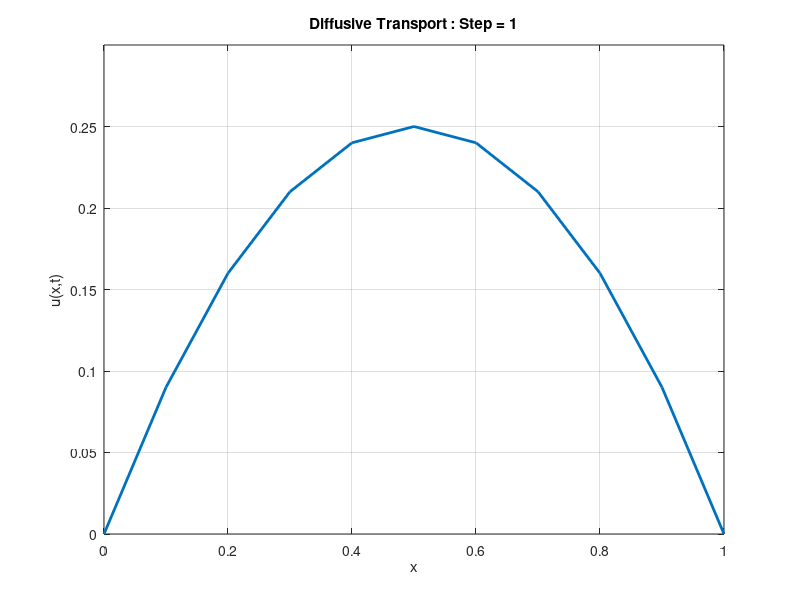
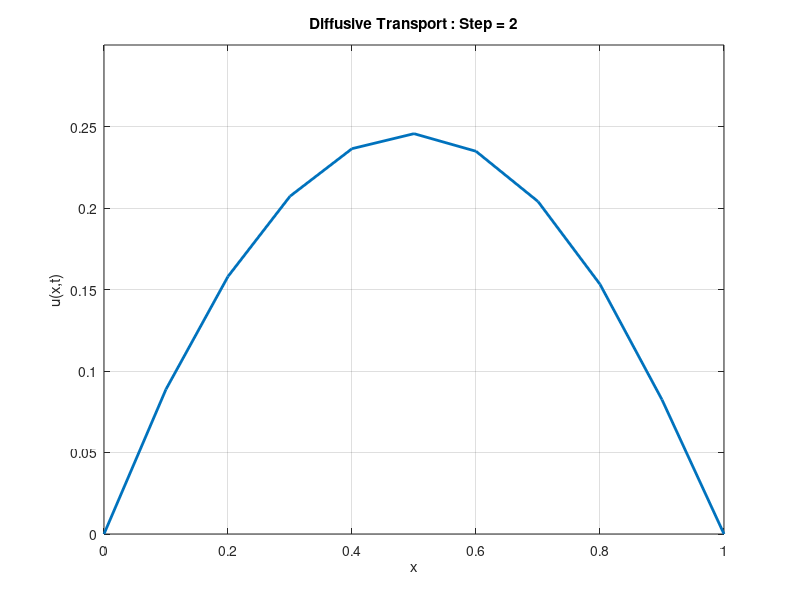
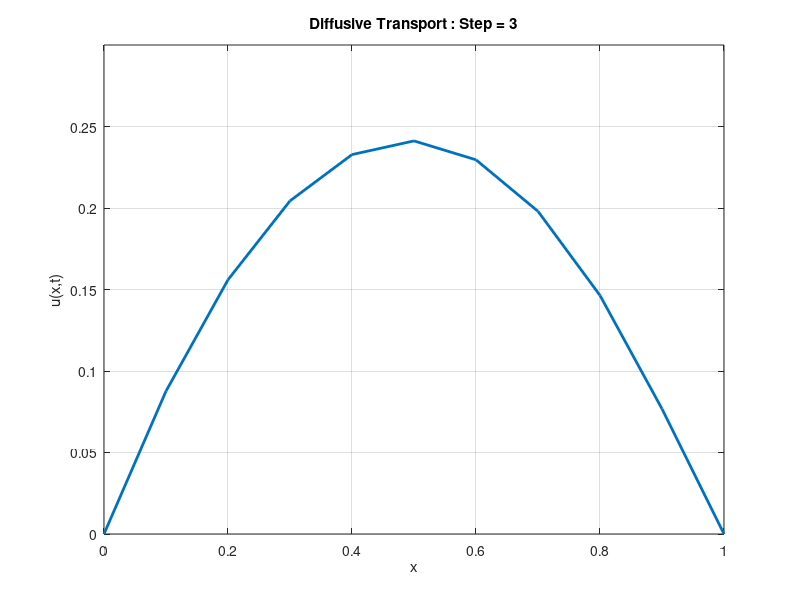
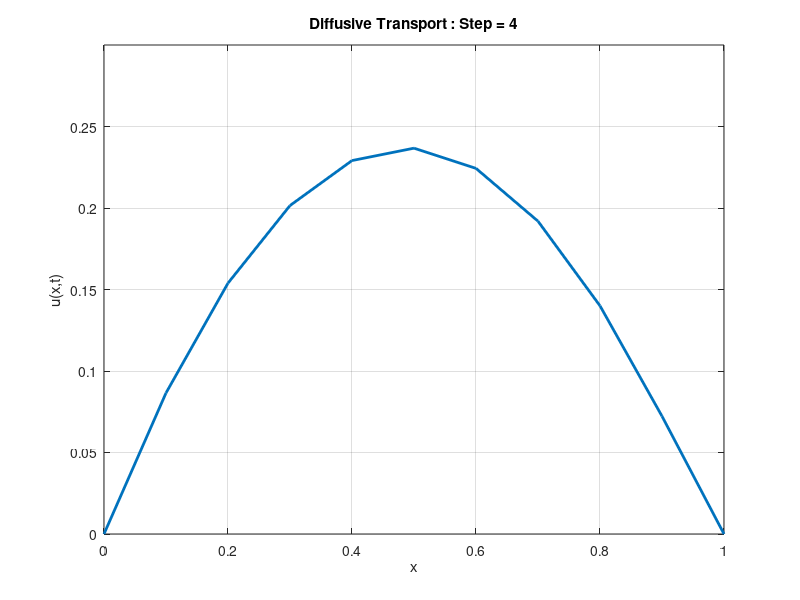

Write the MATLAB code that produced these figures, in order.
clc;
clear;

dx = 0.1;
dt = 0.002;

mu = dt/(dx^2);

x = 0:dx:1;
x = x';

n = length(x);

% Initial condition
U = x.*(1-x);

% Boundary conditions
U(1)=0;
U(n)=0;

for k = 1:50

figure(k);
plot(x,U,'LineWidth',2);
axis([0 1 0 0.3]);
title(['Diffusive Transport : Step = ',num2str(k)]);
xlabel('x');
ylabel('u(x,t)');
grid on;
drawnow;

Unew = U;

for i = 2:n-1

    uxx = (U(i+1)-2*U(i)+U(i-1))/(dx^2);

    ux = (U(i+1)-U(i))/dx;

    Unew(i)=U(i)+dt*(uxx + 2*ux);

end

Unew(1)=0;
Unew(n)=0;

U = Unew;

end
